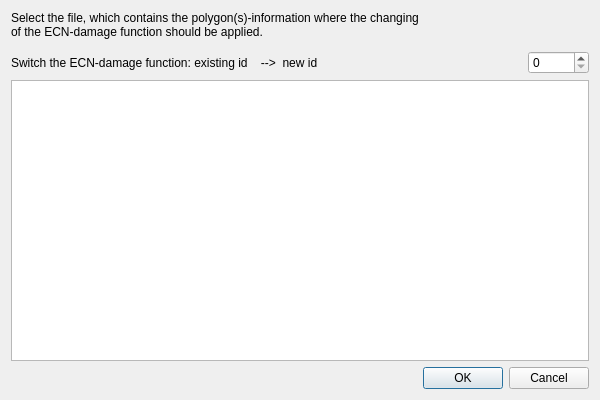
<?xml version="1.0" encoding="UTF-8"?>
<ui version="4.0">
 <class>AltGui_Dam_Change_Function_Dia</class>
 <widget class="QDialog" name="AltGui_Dam_Change_Function_Dia">
  <property name="geometry">
   <rect>
    <x>0</x>
    <y>0</y>
    <width>600</width>
    <height>400</height>
   </rect>
  </property>
  <property name="minimumSize">
   <size>
    <width>600</width>
    <height>400</height>
   </size>
  </property>
  <property name="windowTitle">
   <string>Switch ECN-damage function...</string>
  </property>
  <property name="windowIcon">
   <iconset resource="../../../system_sys/source_code/gui/resources/system_sys_resource.qrc">
    <normaloff>:/alt_icon</normaloff>:/alt_icon</iconset>
  </property>
  <layout class="QVBoxLayout" name="verticalLayout">
   <item>
    <widget class="QLabel" name="label_polygon">
     <property name="text">
      <string>Select the file, which contains the polygon(s)-information where the changing
of the ECN-damage function should be applied.</string>
     </property>
    </widget>
   </item>
   <item>
    <widget class="Sys_Filechooser_Dia" name="widget_file" native="true"/>
   </item>
   <item>
    <layout class="QHBoxLayout" name="horizontalLayout_2">
     <item>
      <widget class="QLabel" name="label_switch">
       <property name="text">
        <string>Switch the ECN-damage function: existing id    --&gt;  new id</string>
       </property>
      </widget>
     </item>
     <item>
      <spacer name="horizontalSpacer">
       <property name="orientation">
        <enum>Qt::Horizontal</enum>
       </property>
       <property name="sizeHint" stdset="0">
        <size>
         <width>40</width>
         <height>20</height>
        </size>
       </property>
      </spacer>
     </item>
     <item>
      <widget class="QSpinBox" name="spinBox">
       <property name="maximum">
        <number>99999</number>
       </property>
      </widget>
     </item>
    </layout>
   </item>
   <item>
    <layout class="QHBoxLayout" name="horizontalLayout">
     <item>
      <widget class="QTableWidget" name="tableWidget"/>
     </item>
    </layout>
   </item>
   <item>
    <layout class="QHBoxLayout">
     <item>
      <spacer>
       <property name="orientation">
        <enum>Qt::Horizontal</enum>
       </property>
       <property name="sizeHint" stdset="0">
        <size>
         <width>209</width>
         <height>18</height>
        </size>
       </property>
      </spacer>
     </item>
     <item>
      <widget class="QPushButton" name="okButton">
       <property name="text">
        <string>OK</string>
       </property>
      </widget>
     </item>
     <item>
      <widget class="QPushButton" name="cancelButton">
       <property name="text">
        <string>Cancel</string>
       </property>
      </widget>
     </item>
    </layout>
   </item>
  </layout>
 </widget>
 <customwidgets>
  <customwidget>
   <class>Sys_Filechooser_Dia</class>
   <extends>QWidget</extends>
   <header>Sys_Filechooser_Dia.h</header>
   <container>1</container>
  </customwidget>
 </customwidgets>
 <resources>
  <include location="../../../system_sys/source_code/gui/resources/system_sys_resource.qrc"/>
 </resources>
 <connections/>
</ui>
